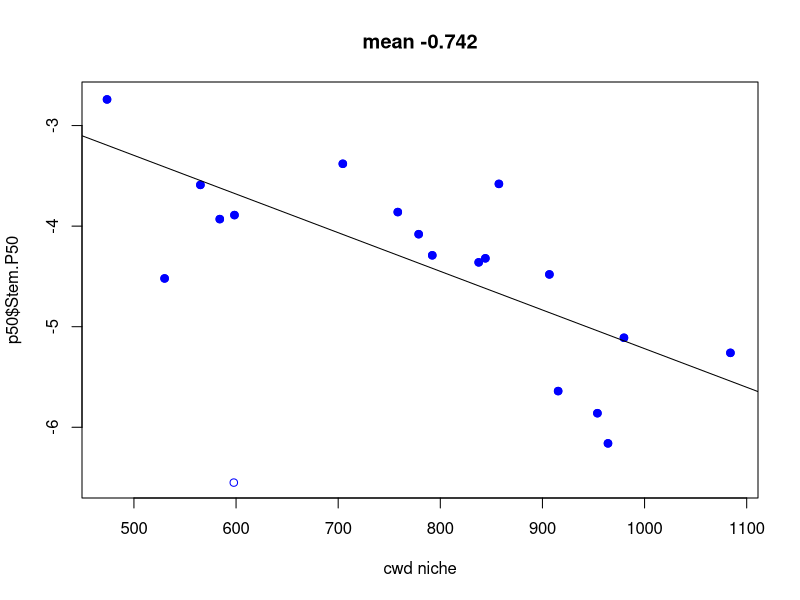
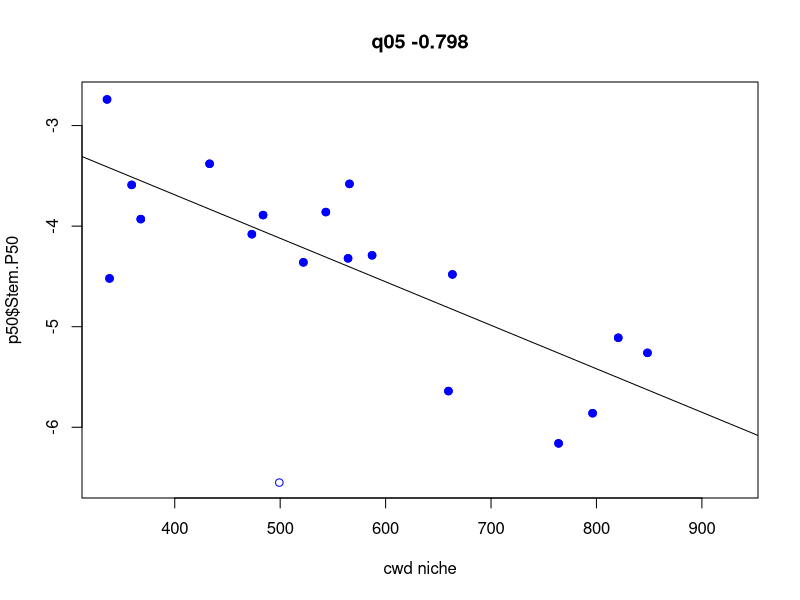
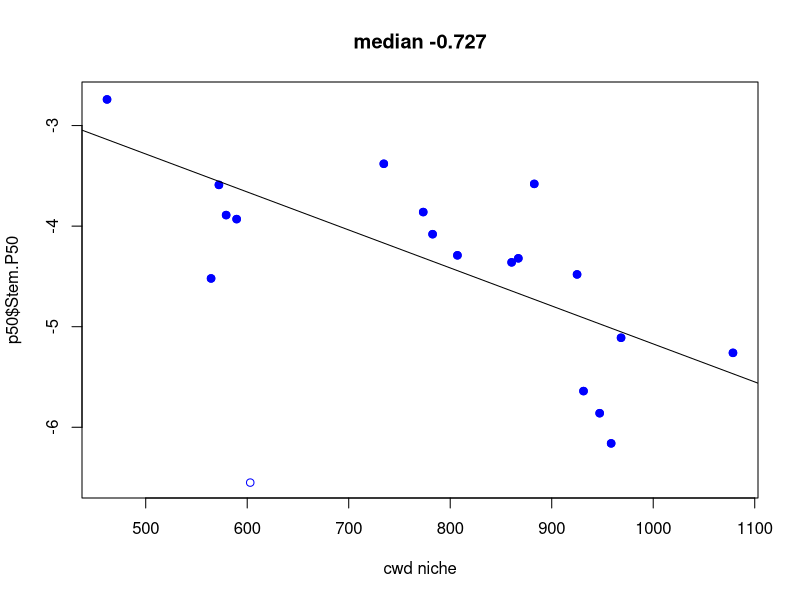
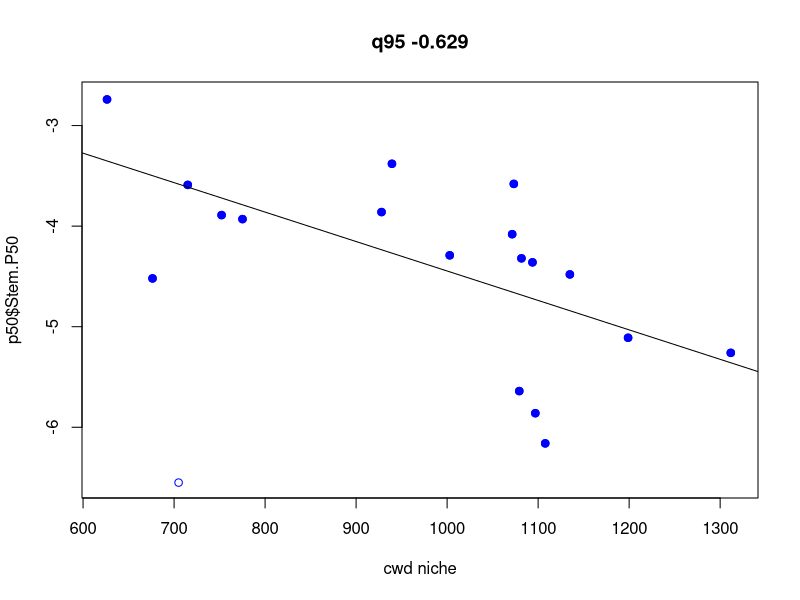
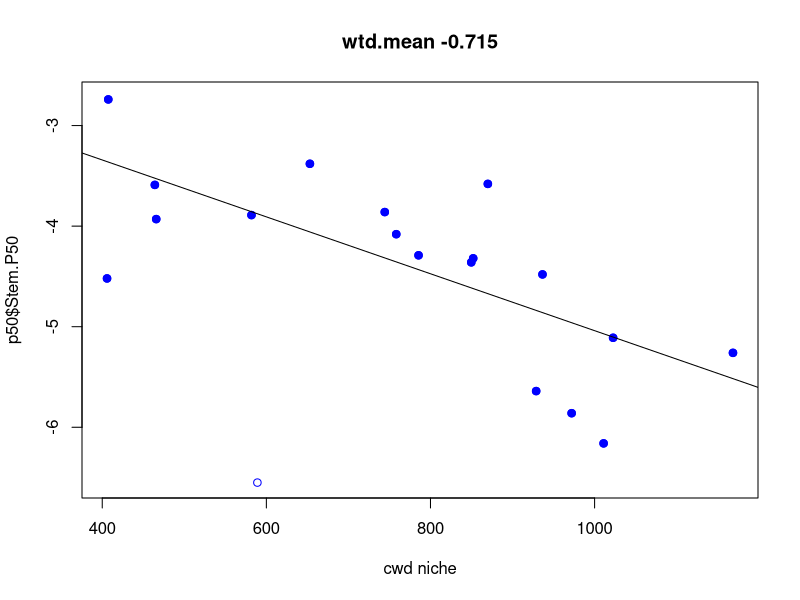
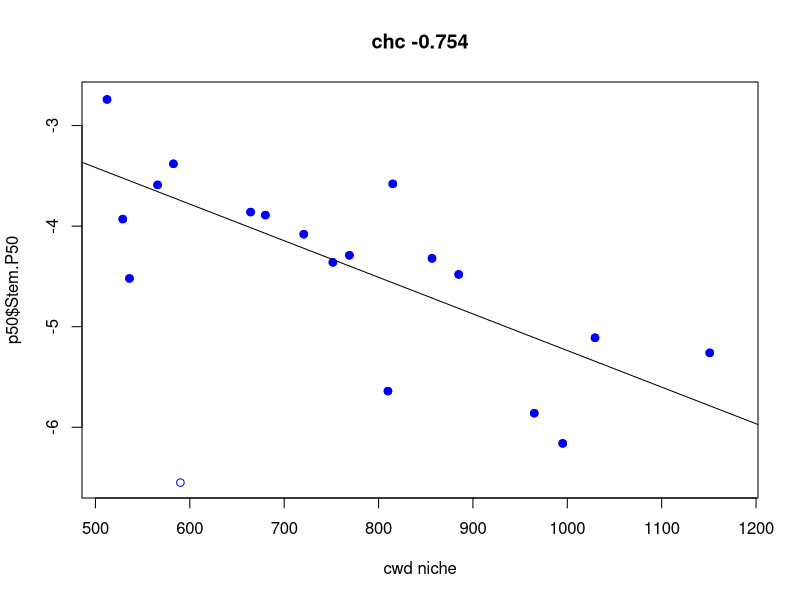
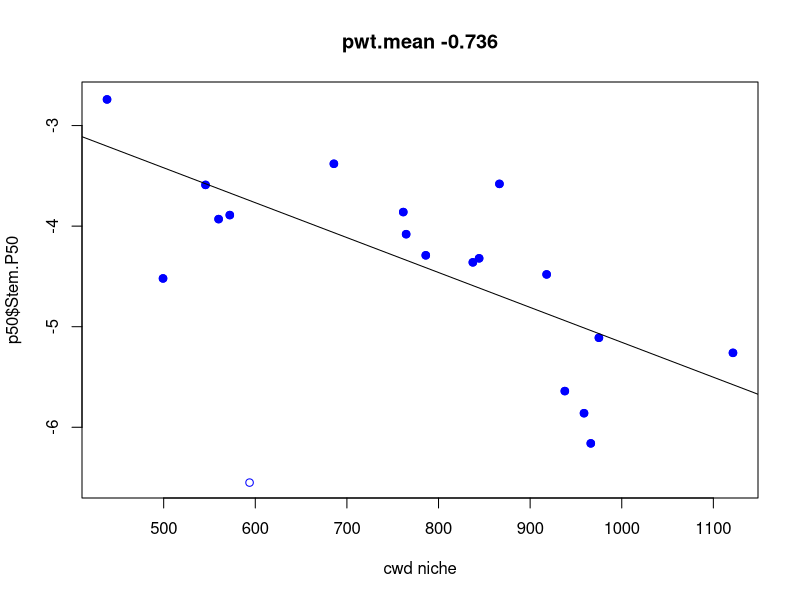
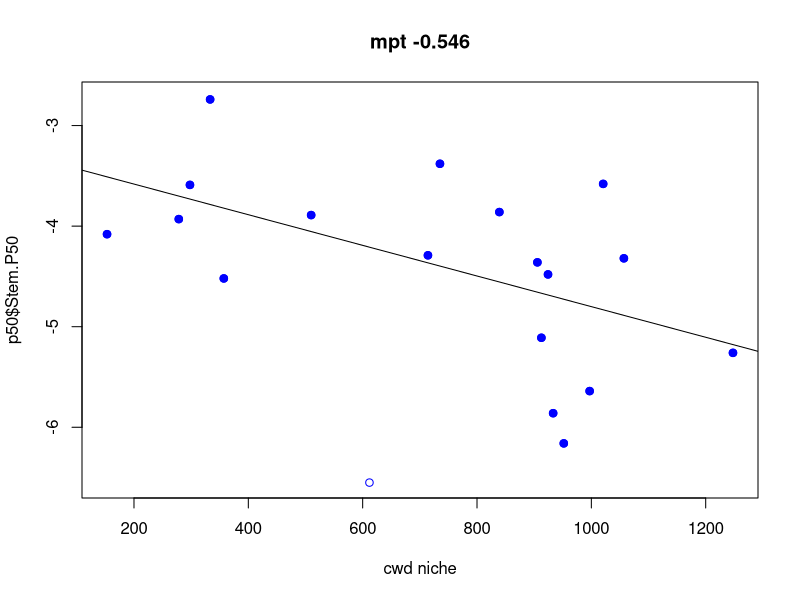

The R script that drew these images, in order:
rm(list=ls())
aet <- read.csv('data/quercus/quercusAET.csv')
cwd <- read.csv('data/quercus/quercusCWD.csv')
p50 <- read.csv('data/quercus/quercusP50.csv')

all(aet$name==cwd$name)
all(aet$name==p50$name)

ymn <- range(c(p50$Stem.P50,p50$Leaf.P50),na.rm=T)
which.min(p50$Stem.P50)
p50[which.min(p50$Stem.P50),]

names(cwd)
nct <- c(5,7,8,9,12:17)
# -15 removes Q. pacifica outlier
for (i in 1:length(nct)) {
  mvar <- nct[i]
  cval <- cor(cwd[-15,mvar],p50$Stem.P50[-15],use='pair')
  print(cval)
  plot(cwd[,mvar],p50$Stem.P50,pch=1,col='blue',ylim=ymn,main=paste(names(cwd)[mvar],round(cval,3)),xlab='cwd niche')
  points(cwd[-15,mvar],p50$Stem.P50[-15],pch=19,col='blue')
  abline(lm(p50$Stem.P50[-15]~cwd[-15,mvar]))
  #points(cwd[,mvar],p50$Leaf.P50,pch=19,col='red')
}

# -15 removes Q. pacifica outlier
for (i in 1:length(nct)) {
  mvar <- nct[i]
  cval <- cor(aet[-15,mvar],p50$Stem.P50[-15],use='pair')
  print(cval)
  plot(aet[,mvar],p50$Stem.P50,pch=19,col='blue',ylim=ymn,main=paste(names(cwd)[mvar],round(cval,3)),xlab='aet niche')
  #points(cwd[,mvar],p50$Leaf.P50,pch=19,col='red')
}

{
  op=par(mfrow=c(2,3)) 
  nct <- c(5,15,17)
  # -15 removes Q. pacifica outlier
  for (i in 1:length(nct)) {
    mvar <- nct[i]
    cval <- cor(cwd[-15,mvar],p50$Stem.P50[-15],use='pair')
    print(cval)
    plot(cwd[,mvar],p50$Stem.P50,pch=1,col='blue',ylim=ymn,main=paste(names(cwd)[mvar],round(cval,3)),xlab='cwd niche')
    points(cwd[-15,mvar],p50$Stem.P50[-15],pch=19,col='blue')
    abline(lm(p50$Stem.P50[-15]~cwd[-15,mvar]))
    #points(cwd[,mvar],p50$Leaf.P50,pch=19,col='red')
  }
  
  # -15 removes Q. pacifica outlier
  for (i in 1:length(nct)) {
    mvar <- nct[i]
    cval <- cor(aet[-15,mvar],p50$Stem.P50[-15],use='pair')
    print(cval)
    plot(aet[,mvar],p50$Stem.P50,pch=1,col='blue',ylim=ymn,main=paste(names(cwd)[mvar],round(cval,3)),xlab='aet niche')
    points(aet[-15,mvar],p50$Stem.P50[-15],pch=19,col='blue')
    abline(lm(p50$Stem.P50[-15]~aet[-15,mvar]))
    #points(cwd[,mvar],p50$Leaf.P50,pch=19,col='red')
  }
  par(op)
}

# check how my clim niches compare to Rob's
for (i in 1:length(nct)) {
  mvar <- nct[i]
  cval <- cor(cwd[,mvar],p50$CWD_rs,use='pair')
  print(cval)
  plot(cwd[,mvar],p50$CWD_rs,pch=19,col='blue',main=paste(names(cwd)[mvar],round(cval,3)),xlab='cwd niche')
  #points(cwd[,mvar],p50$Leaf.P50,pch=19,col='red')
}

cor(p50$CWD_rs,p50$Stem.P50,use='pair')
cor(p50$CWD_rs[-15],p50$Stem.P50[-15],use='pair')
